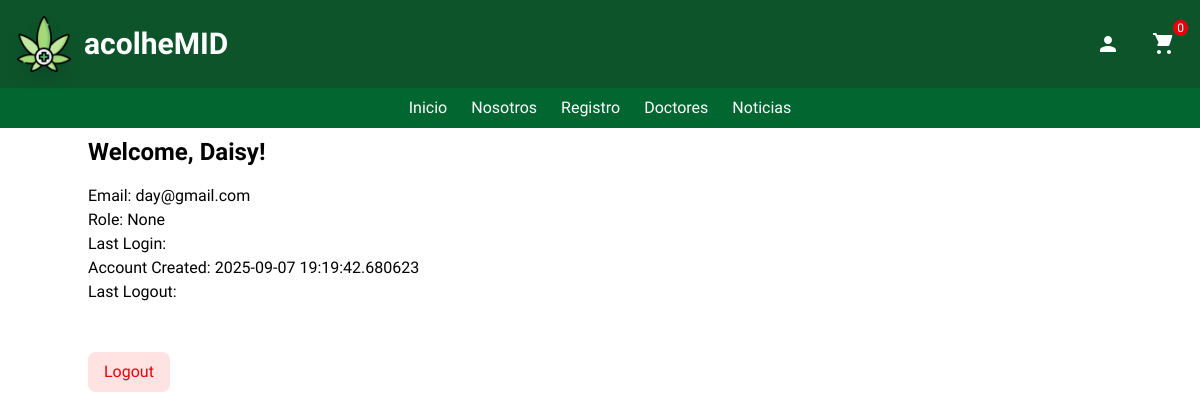
The app's page /auth/dashboard (signed in), older data.
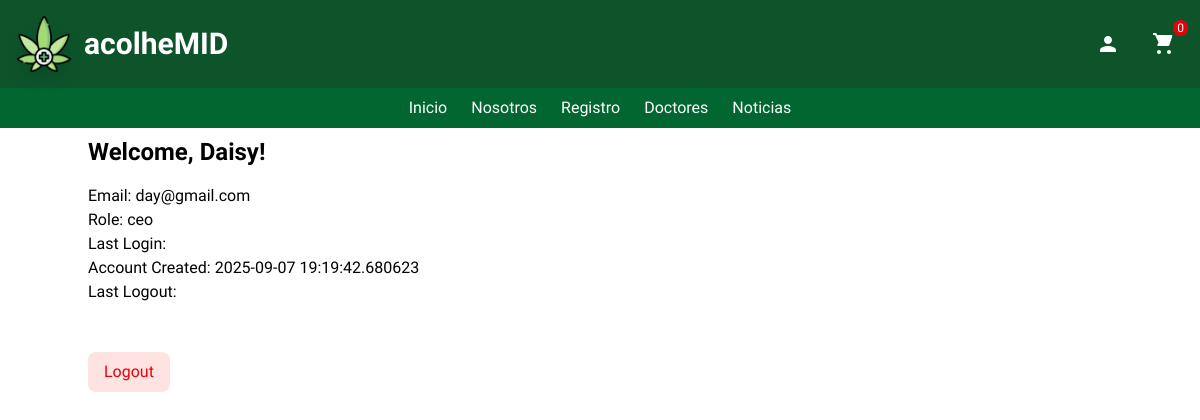
The same page, newer data.
### app/models.py (models this page shows, shortened)
class User(UserMixin, db.Model):
  __tablename__ = 'users'
  id = db.Column(db.Integer, primary_key=True)
  name = db.Column(db.String(100))
  username = db.Column(db.String(30), unique=True, nullable=False)
  email = db.Column(db.String(30), unique=True, nullable=False)
  password = db.Column(db.String(200), nullable=False)
  bio = db.Column(db.String(200))
  created_at = db.Column(db.DateTime, default=datetime.utcnow)
  rol = db.Column(db.String(20), default="user")  # Roles: user, admin, editor
  posts = db.relationship('Post', back_populates='user', lazy=True)
  comments = db.relationship('Comment', back_populates='user', lazy=True)

### app/routes/auth.py (the view)
@auth_bp.route('/dashboard', methods=['GET'])
@login_required
def dashboard():
  return render_template('dashboard.html')

### app/__init__.py (called while the page is built)
def create_app(): #(config_class="config.Config")
  app = Flask(__name__)
  app.config.from_object(Config)#(config_class)
  db.init_app(app)
  migrate.init_app(app, db)
  csrf.init_app(app)
  login_manager.init_app(app)
  login_manager.login_view = 'auth.login'
  with app.app_context():
    from app.models import User, Post, Comment, Label
    db.create_all()
  @login_manager.user_loader
  def load_user(user_id):
    return User.query.get(int(user_id))
  from app.routes import home_bp, auth_bp
  app.register_blueprint(home_bp)
  app.register_blueprint(auth_bp, url_prefix='/auth')
  from . import routes
  return app

### app/templates/auth/dashboard.html (shortened to what this page needs)
{% extends "home/base-home.html" %}
{% block content %}
  <br> <br><br> <br>
   <h1 class="text-2xl font-bold mb-4">Welcome, {{ current_user.username }}!</h1>
  <p>Email: {{ current_user.email }}</p>
  <p>Role: {{ current_user.rol }}</p>
  <p>Last Login: {{ current_user.last_login }}</p>
  <p>Account Created: {{ current_user.created_at }}</p>
  <p>Last Logout: {{ current_user.last_logout }}</p>
  <br><br>
  <a href="{{ url_for('auth.logout') }}"
   class="bg-red-100 text-red-600 py-2 px-4 rounded-lg hover:bg-red-200 transition inline-block">
   Logout
  </a>
{% endblock %}

### app/templates/home/base-home.html (shortened to what this page needs)
<!DOCTYPE html>
<html lang="en">
<head>
    <script src="https://cdn.jsdelivr.net/npm/@tailwindcss/browser@4"></script>
</head>
<body>
{% block header %}
<header class="bg-green-900 text-white fixed w-full top-0 z-50" role="banner">
  <div class="flex items-center justify-between p-4">
<a href="{{ url_for('home.home') }}" class="flex items-center space-x-3 group">
  <img
    src="{{ url_for('static', filename='canabis.png') }}"
    alt="acolheMID Logo"
    class="h-12 w-12 md:h-14 md:w-14 object-contain transition-transform duration-500 ease-in-out drop-shadow-xl
           group-hover:rotate-12 group-hover:scale-125 group-hover:drop-shadow-2xl animate-float"
  >
  <h1 class="text-2xl md:text-3xl font-bold text-white transition-colors duration-500 ease-in-out group-hover:text-yellow-300">
    acolheMID
  </h1>
</a>
    <div class="flex space-x-4 z-50">
      <a href="{% if current_user.is_authenticated %}{{ url_for('auth.dashboard') }}{% else %}{{ url_for('auth.signup') }}{% endif %}"
      id="user-btn"
      class="p-2 rounded hover:bg-green-700 transition-colors duration-300"
      aria-label="Usuario">
        <svg xmlns="http://www.w3.org/2000/svg" viewBox="0 0 24 24" class="w-6 h-6 text-white">
          <path fill="currentColor" d="M12 12c2.21 0 4-1.79 4-4s-1.79-4-4-4-4 1.79-4 4 1.79 4 4 4zm0 2c-2.67 0-8 1.34-8 4v2h16v-2c0-2.66-5.33-4-8-4z"/>
        </svg>
      </a>
      <a href="{{ url_for('home.carrito') }}" aria-label="Carrito de compras" class="relative p-2 rounded hover:bg-green-700 transition-colors duration-300">
        <span class="absolute -top-1 -right-1 bg-red-600 text-white text-xs rounded-full px-1">0</span>
      </a>
    </div>
  </div>
  <ul class="hidden md:flex justify-center space-x-6 bg-green-800 p-2" role="navigation" aria-label="Menú principal">
    <li><a href="{{ url_for('home.home') }}" class="hover:underline hover:text-yellow-300 transition-colors duration-300">Inicio</a></li>
    <li><a href="{{ url_for('home.home') }}#us" class="hover:underline hover:text-yellow-300 transition-colors duration-300">Nosotros</a></li>
    <li><a href="{{ url_for('auth.signup') }}" class="hover:underline hover:text-yellow-300 transition-colors duration-300">Registro</a></li>
    <li><a href="#doctors" class="hover:underline hover:text-yellow-300 transition-colors duration-300">Doctores</a></li>
    <li><a href="{{ url_for('home.home') }}#news" class="hover:underline hover:text-yellow-300 transition-colors duration-300">Noticias</a></li>
  </ul>
</header>
{% endblock %}
  <main class="container mx-auto mt-10">
    {% block content %}{% endblock %}
  </main>
</body>
</html>

### app/templates/home/base-home.html (style rules this page uses)
html { scroll-behavior: smooth; }
* { font-family: 'Josefin Sans'; }
.animate-float { animation: float 3s ease-in-out infinite; }

Row changes from the older to the newer data that the page shows:
changed User "Daisy": rol "None" → "ceo"
